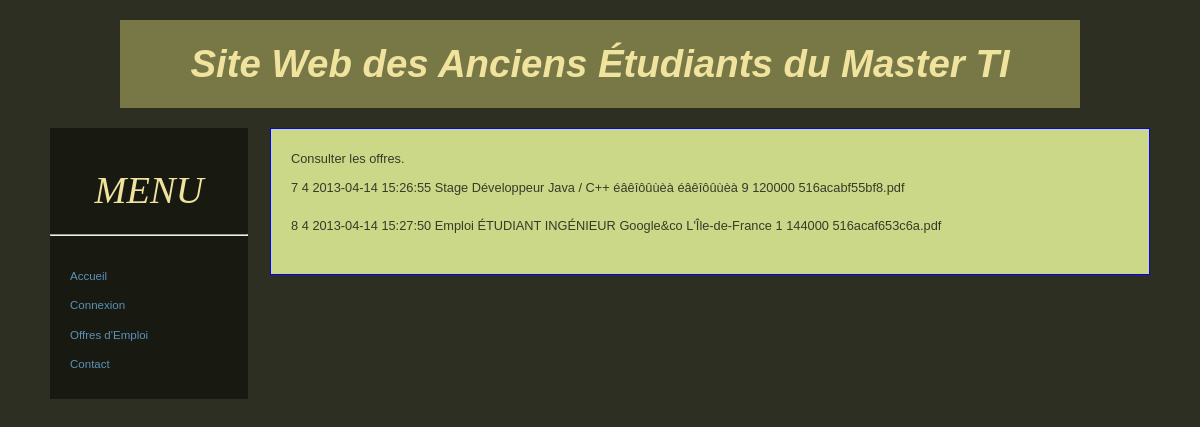
The app's page /site/offres.php with its own data.
### tables this page shows
CREATE TABLE IF NOT EXISTS `Offre` (
  `codeO` int(8) NOT NULL AUTO_INCREMENT,
  `codePe` int(8) NOT NULL,
  `dateDepot` timestamp NOT NULL DEFAULT CURRENT_TIMESTAMP,
  `type` enum('Emploi','Stage') NOT NULL,
  `intitule` varchar(30) NOT NULL,
  `entreprise` varchar(30) NOT NULL,
  `ville` varchar(30) NOT NULL,
  `departement` int(3) NOT NULL,
  `remuneration` int(8) NOT NULL,
  `cheminPDF` varchar(30) NOT NULL,
  PRIMARY KEY (`codeO`),
  KEY `codePe` (`codePe`),
  KEY `departement` (`departement`)
);

### site/classes/OffreManager.php (called while the page is built, shortened)
<?php
    class OffreManager {
        private $_db;
        public function getList() {
            $offres = array();
            $q = $this->_db->query('SELECT
                codeO, codePe, dateDepot, type, intitule, entreprise, ville,
                departement, remuneration, cheminPDF
                FROM Offre
                ORDER BY codeO');
            while ($donnees = $q->fetch(PDO::FETCH_ASSOC)) {
                $offres[] = new Offre($donnees);
            }
            return $offres;
        }
        public function setDb(PDO $db) {
            $this->_db = $db;
        }
    }
?>

### site/classes/Offre.php (the view, shortened to what this page needs)
<?php
    class Offre {
        private $_codeO;
        private $_codePe;
        private $_dateDepot;
        private $_type;
        private $_intitule;
        private $_entreprise;
        private $_ville;
        private $_departement;
        private $_remuneration;
        private $_cheminPDF;
        public function hydrate(array $donnees) {
            foreach ($donnees as $key => $value) {
                $method = 'set' . ucfirst($key);
            }
        }
        public function afficher() {
            echo $this->_codeO . " "
            . $this->_codePe . " "
            . $this->_dateDepot . " "
            . $this->_type . " "
            . $this->_intitule . " "
            . $this->_entreprise . " "
            . $this->_ville . " "
            . $this->_departement . " "
            . $this->_remuneration . " "
            . $this->_cheminPDF . "<br />";
        }
        public function setCodeO($codeO) {
            $this->_codeO = $codeO;
        }
        public function setCodePe($codePe) {
            $this->_codePe = $codePe;
        }
        public function setDateDepot($dateDepot) {
            $this->_dateDepot = $dateDepot;
        }
        public function setType($type) {
            $this->_type = $type;
        }
        public function setIntitule($intitule) {
            $this->_intitule = $intitule;
        }
        public function setEntreprise($entreprise) {
            $this->_entreprise = $entreprise;
        }
        public function setVille($ville) {
            $this->_ville = $ville;
        }
        public function setDepartement($departement) {
            $this->_departement = $departement;
        }
        public function setRemuneration($remuneration) {
            $this->_remuneration = $remuneration;
        }
        public function setCheminPDF($cheminPDF) {
            $this->_cheminPDF = $cheminPDF;
        }
    }
?>

### site/offres.php (shortened to what this page needs)
<?php
    require_once 'fonctions/fonctions.php';
?>
<!DOCTYPE HTML PUBLIC "-//W3C//DTD HTML 4.01 Transitional//EN"
    "http://www.w3.org/TR/html4/loose.dtd">
<html>
    <head>
        <link rel="stylesheet" href="css/base.css" />
        <link rel="stylesheet" href="css/design.css" />
    </head>
    <body>
        <div id="global">
            <div id="entete">
                <h1>Site Web des Anciens Étudiants du Master TI</h1>
            </div>
            <?php
                afficherMenu();
            ?>
            <div id="contenu">
                <p>Consulter les offres.</p>
                <?php
                    $bdd = ConnexionBD::getInstance()->getBDD();
                    $managerOffre = new OffreManager($bdd);
                    $offres = $managerOffre->getList();
                    $taille = count($offres);
                    echo "<p>\n";
                    for ($i = 0; $i < $taille; $i++) {
                        $offres[$i]->afficher();
                        echo "<br />\n";
                    }
                    echo "\t</p>\n";
                ?>
            </div>
        </div>
    </body>
</html>

### site/fonctions/fonctions.php (shortened to what this page needs)
<?php
    function afficherMenu() {
        if (!isset($_SESSION['personneCo'])) {
            require_once 'menus/menu_V.php';
        }
    }
?>

### site/menus/menu_V.php
<div id="navigation">
    <h1>MENU</h1>
    <hr/>
    <ul id="sous_menu">
        <li>
            <a href="index.php">Accueil</a>
        </li>
        <li>
            <a href="login.php">Connexion</a>
        </li>
        <li>
            <a href="offres.php">Offres d'Emploi</a>
        </li>
        <li>
            <a href="contact.php">Contact</a>
        </li>
    </ul>
</div>

### site/css/base.css (style rules this page uses)
html { font-size: 100%; }
body { margin: 0; padding: 10px 20px; font-family: Verdana, "Bitstream Vera Sans", "Lucida Grande", sans-serif; font-size: .8em; line-height: 1.25; color: black; }
h1, h2, h3, h4, h5, h6 { margin: 1em 0 .5em 0; }
h1, h2 { font-family: Georgia, "Bitstream Vera Serif", Norasi, serif; font-weight: normal; }
h1 { font-size: 3em; font-style: italic; }
ul, ol { margin: .75em 0 .75em 24px; padding: 0; }
ul { list-style: square; }
li { margin: 0; padding: 0; }
p { margin: .75em 0; }
a { color: mediumblue; text-decoration: underline; }

### site/css/design.css (style rules this page uses)
h1 { text-align: center; }
body { color: #F0E39E; background: #2C2F22; }
a { color: #FF6533; }
#navigation { background: #181A12; }
#navigation a { color: #FF6533; }
#sous_menu a { text-decoration: none; color: #5d90b5; display: block; padding-left: 1.5em; }
#contenu { color: #363B29; background: #cbd888; }
#entete { background: #787746; margin-bottom: 20px; margin-left: 70px; margin-right: 70px; }
body { padding: 20px 50px; }
#entete { padding: 20px 0; }
#entete h1 { margin: 0; font-family: arial; font-weight: bold; }
#navigation { width: 18%; float: left; }
#navigation ul { margin: 0; padding: 20px 10px; list-style: none; }
#navigation a { display: block; height: 1%; padding: 6px 6px 6px 10px; line-height: 1.5; font-size: .9em; text-decoration: none; }
#contenu { margin-left: 20%; margin-bottom: 20px; padding: 10px 20px; border: 1px solid blue; }
#contenu > :first-child { margin-top: 10px; }
#contenu p, #contenu li { line-height: 1.5; }

### records on screen
offre: codeO "7", codePe "4", dateDepot "2013-04-14 15:26:55", type "Stage", intitule "Développeur Java / C++", entreprise "éâêîôûùèà", ville "éâêîôûùèà", departement "9", remuneration "120000", cheminPDF "516acabf55bf8.pdf"
offre: codeO "8", codePe "4", dateDepot "2013-04-14 15:27:50", type "Emploi", intitule "ÉTUDIANT INGÉNIEUR", entreprise "Google&co", ville "L'Île-de-France", departement "1", remuneration "144000", cheminPDF "516acaf653c6a.pdf"
